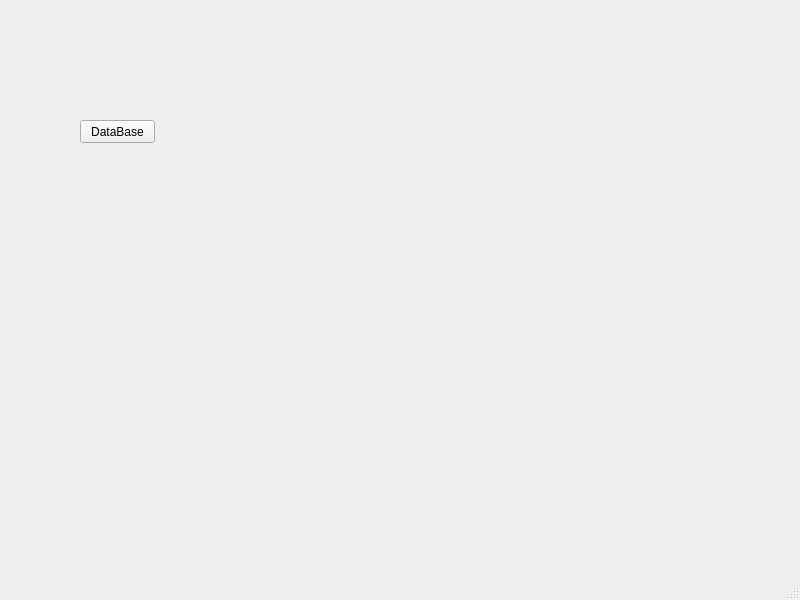
<?xml version="1.0" encoding="UTF-8"?>
<ui version="4.0">
 <class>MainWindow</class>
 <widget class="QMainWindow" name="MainWindow">
  <property name="geometry">
   <rect>
    <x>0</x>
    <y>0</y>
    <width>800</width>
    <height>600</height>
   </rect>
  </property>
  <property name="windowTitle">
   <string>MainWindow</string>
  </property>
  <widget class="QWidget" name="centralwidget">
   <widget class="QPushButton" name="pushButton">
    <property name="geometry">
     <rect>
      <x>80</x>
      <y>120</y>
      <width>75</width>
      <height>23</height>
     </rect>
    </property>
    <property name="text">
     <string>DataBase</string>
    </property>
   </widget>
  </widget>
  <widget class="QMenuBar" name="menubar">
   <property name="geometry">
    <rect>
     <x>0</x>
     <y>0</y>
     <width>800</width>
     <height>23</height>
    </rect>
   </property>
  </widget>
  <widget class="QStatusBar" name="statusbar"/>
 </widget>
 <resources/>
 <connections/>
</ui>
